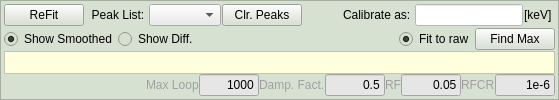
      <widget class="QFrame" name="frame_22">
       <property name="toolTip">
        <string>&lt;html&gt;&lt;head/&gt;&lt;body&gt;&lt;p&gt;By clicking the right mouse button, you can place pointers which suggest peak positions,&lt;/p&gt;&lt;p&gt;and the peak-fitting starts with them in the ROI.&lt;/p&gt;&lt;/body&gt;&lt;/html&gt;</string>
       </property>
       <property name="styleSheet">
        <string notr="true">background-color: rgb(215, 225, 210);</string>
       </property>
       <property name="frameShape">
        <enum>QFrame::StyledPanel</enum>
       </property>
       <property name="frameShadow">
        <enum>QFrame::Raised</enum>
       </property>
       <layout class="QGridLayout" name="gridLayout_87">
        <property name="leftMargin">
         <number>3</number>
        </property>
        <property name="topMargin">
         <number>3</number>
        </property>
        <property name="rightMargin">
         <number>3</number>
        </property>
        <property name="bottomMargin">
         <number>3</number>
        </property>
        <property name="spacing">
         <number>0</number>
        </property>
        <item row="2" column="0">
         <widget class="QLabel" name="ShowFittingStat">
          <property name="styleSheet">
           <string notr="true">background-color: rgb(255, 255, 221);</string>
          </property>
          <property name="frameShape">
           <enum>QFrame::StyledPanel</enum>
          </property>
          <property name="frameShadow">
           <enum>QFrame::Sunken</enum>
          </property>
          <property name="text">
           <string/>
          </property>
         </widget>
        </item>
        <item row="0" column="0">
         <widget class="QFrame" name="frame_24">
          <property name="frameShape">
           <enum>QFrame::NoFrame</enum>
          </property>
          <property name="frameShadow">
           <enum>QFrame::Raised</enum>
          </property>
          <layout class="QGridLayout" name="gridLayout_85">
           <property name="leftMargin">
            <number>0</number>
           </property>
           <property name="topMargin">
            <number>0</number>
           </property>
           <property name="rightMargin">
            <number>0</number>
           </property>
           <property name="bottomMargin">
            <number>0</number>
           </property>
           <property name="spacing">
            <number>1</number>
           </property>
           <item row="0" column="2">
            <widget class="QComboBox" name="MCAPeakList">
             <property name="sizePolicy">
              <sizepolicy hsizetype="Expanding" vsizetype="Preferred">
               <horstretch>0</horstretch>
               <verstretch>0</verstretch>
              </sizepolicy>
             </property>
             <property name="styleSheet">
              <string notr="true">background-color: rgb(235, 235, 235);</string>
             </property>
            </widget>
           </item>
           <item row="0" column="3">
            <widget class="QPushButton" name="ClearMCAPeaks">
             <property name="sizePolicy">
              <sizepolicy hsizetype="Minimum" vsizetype="Preferred">
               <horstretch>0</horstretch>
               <verstretch>0</verstretch>
              </sizepolicy>
             </property>
             <property name="styleSheet">
              <string notr="true"/>
             </property>
             <property name="text">
              <string>Clr. Peaks</string>
             </property>
            </widget>
           </item>
           <item row="0" column="1">
            <widget class="QLabel" name="label_156">
             <property name="text">
              <string>  Peak List: </string>
             </property>
            </widget>
           </item>
           <item row="0" column="5">
            <widget class="QLabel" name="label_157">
             <property name="text">
              <string>Calibrate as: </string>
             </property>
            </widget>
           </item>
           <item row="0" column="6">
            <widget class="QLineEdit" name="PeakCalibrate">
             <property name="sizePolicy">
              <sizepolicy hsizetype="Preferred" vsizetype="Preferred">
               <horstretch>0</horstretch>
               <verstretch>0</verstretch>
              </sizepolicy>
             </property>
             <property name="maximumSize">
              <size>
               <width>120</width>
               <height>16777215</height>
              </size>
             </property>
             <property name="styleSheet">
              <string notr="true">background-color: rgb(255, 255, 255);</string>
             </property>
            </widget>
           </item>
           <item row="0" column="7">
            <widget class="QLabel" name="label_158">
             <property name="toolTip">
              <string>&lt;html&gt;&lt;head/&gt;&lt;body&gt;&lt;p&gt;Typically, it should be 0.5.&lt;/p&gt;&lt;/body&gt;&lt;/html&gt;</string>
             </property>
             <property name="text">
              <string>[keV] </string>
             </property>
            </widget>
           </item>
           <item row="0" column="4">
            <spacer name="horizontalSpacer_4">
             <property name="orientation">
              <enum>Qt::Horizontal</enum>
             </property>
             <property name="sizeHint" stdset="0">
              <size>
               <width>40</width>
               <height>20</height>
              </size>
             </property>
            </spacer>
           </item>
           <item row="0" column="0">
            <widget class="QPushButton" name="MCAReFit">
             <property name="text">
              <string>ReFit</string>
             </property>
            </widget>
           </item>
          </layout>
         </widget>
        </item>
        <item row="1" column="0">
         <widget class="QFrame" name="frame_25">
          <property name="frameShape">
           <enum>QFrame::NoFrame</enum>
          </property>
          <property name="frameShadow">
           <enum>QFrame::Raised</enum>
          </property>
          <layout class="QGridLayout" name="gridLayout_86">
           <property name="leftMargin">
            <number>0</number>
           </property>
           <property name="topMargin">
            <number>0</number>
           </property>
           <property name="rightMargin">
            <number>0</number>
           </property>
           <property name="bottomMargin">
            <number>0</number>
           </property>
           <property name="spacing">
            <number>1</number>
           </property>
           <item row="1" column="0">
            <widget class="QRadioButton" name="ShowSmoothed">
             <property name="sizePolicy">
              <sizepolicy hsizetype="Minimum" vsizetype="Preferred">
               <horstretch>0</horstretch>
               <verstretch>0</verstretch>
              </sizepolicy>
             </property>
             <property name="text">
              <string>Show Smoothed</string>
             </property>
             <property name="checked">
              <bool>true</bool>
             </property>
             <property name="autoExclusive">
              <bool>false</bool>
             </property>
            </widget>
           </item>
           <item row="1" column="3">
            <widget class="QRadioButton" name="FitToRaw">
             <property name="sizePolicy">
              <sizepolicy hsizetype="Minimum" vsizetype="Preferred">
               <horstretch>0</horstretch>
               <verstretch>0</verstretch>
              </sizepolicy>
             </property>
             <property name="text">
              <string>Fit to raw</string>
             </property>
             <property name="checked">
              <bool>true</bool>
             </property>
             <property name="autoExclusive">
              <bool>false</bool>
             </property>
            </widget>
           </item>
           <item row="1" column="2">
            <spacer name="horizontalSpacer_11">
             <property name="orientation">
              <enum>Qt::Horizontal</enum>
             </property>
             <property name="sizeHint" stdset="0">
              <size>
               <width>40</width>
               <height>20</height>
              </size>
             </property>
            </spacer>
           </item>
           <item row="1" column="4">
            <widget class="QPushButton" name="pushButton">
             <property name="text">
              <string>Find Max</string>
             </property>
            </widget>
           </item>
           <item row="1" column="1">
            <widget class="QRadioButton" name="ShowDiff">
             <property name="sizePolicy">
              <sizepolicy hsizetype="Minimum" vsizetype="Preferred">
               <horstretch>0</horstretch>
               <verstretch>0</verstretch>
              </sizepolicy>
             </property>
             <property name="toolTip">
              <string>&lt;html&gt;&lt;head/&gt;&lt;body&gt;&lt;p&gt;Show differential curve of the MCA spectrum.&lt;/p&gt;&lt;/body&gt;&lt;/html&gt;</string>
             </property>
             <property name="text">
              <string>Show Diff.</string>
             </property>
             <property name="checked">
              <bool>false</bool>
             </property>
             <property name="autoExclusive">
              <bool>false</bool>
             </property>
            </widget>
           </item>
          </layout>
         </widget>
        </item>
        <item row="3" column="0">
         <layout class="QHBoxLayout" name="horizontalLayout_16">
          <item>
           <spacer name="horizontalSpacer_32">
            <property name="orientation">
             <enum>Qt::Horizontal</enum>
            </property>
            <property name="sizeHint" stdset="0">
             <size>
              <width>40</width>
              <height>20</height>
             </size>
            </property>
           </spacer>
          </item>
          <item>
           <widget class="QLabel" name="label_23">
            <property name="toolTip">
             <string>&lt;html&gt;&lt;head/&gt;&lt;body&gt;&lt;p&gt;Usually don't change. Default of 'Max Loop' is 40, 'Damp. Fact.' is 0.5, and 'Prec.' is 1e-6.&lt;/p&gt;&lt;/body&gt;&lt;/html&gt;</string>
            </property>
            <property name="styleSheet">
             <string notr="true">color: rgb(160, 160, 160);</string>
            </property>
            <property name="text">
             <string>Max Loop</string>
            </property>
           </widget>
          </item>
          <item>
           <widget class="QLineEdit" name="MaxLoop">
            <property name="sizePolicy">
             <sizepolicy hsizetype="Maximum" vsizetype="Fixed">
              <horstretch>0</horstretch>
              <verstretch>0</verstretch>
             </sizepolicy>
            </property>
            <property name="maximumSize">
             <size>
              <width>60</width>
              <height>16777215</height>
             </size>
            </property>
            <property name="toolTip">
             <string>&lt;html&gt;&lt;head/&gt;&lt;body&gt;&lt;p&gt;Usually don't change. Default of 'Max Loop' is 40, 'Damp. Fact.' is 0.5, and 'Prec.' is 1e-6.&lt;/p&gt;&lt;/body&gt;&lt;/html&gt;</string>
            </property>
            <property name="styleSheet">
             <string notr="true">background-color: rgb(230, 230, 230);</string>
            </property>
            <property name="text">
             <string>1000</string>
            </property>
            <property name="alignment">
             <set>Qt::AlignRight|Qt::AlignTrailing|Qt::AlignVCenter</set>
            </property>
           </widget>
          </item>
          <item>
           <widget class="QLabel" name="label_60">
            <property name="toolTip">
             <string>&lt;html&gt;&lt;head/&gt;&lt;body&gt;&lt;p&gt;Usually don't change. Default of 'Max Loop' is 40, 'Damp. Fact.' is 0.5, and 'Prec.' is 1e-6.&lt;/p&gt;&lt;/body&gt;&lt;/html&gt;</string>
            </property>
            <property name="styleSheet">
             <string notr="true">color: rgb(160, 160, 160);</string>
            </property>
            <property name="text">
             <string>Damp. Fact.</string>
            </property>
           </widget>
          </item>
          <item>
           <widget class="QLineEdit" name="DampFact">
            <property name="sizePolicy">
             <sizepolicy hsizetype="Maximum" vsizetype="Fixed">
              <horstretch>0</horstretch>
              <verstretch>0</verstretch>
             </sizepolicy>
            </property>
            <property name="maximumSize">
             <size>
              <width>60</width>
              <height>16777215</height>
             </size>
            </property>
            <property name="toolTip">
             <string>&lt;html&gt;&lt;head/&gt;&lt;body&gt;&lt;p&gt;Usually don't change. Default of 'Max Loop' is 40, 'Damp. Fact.' is 0.5, and 'Prec.' is 1e-6.&lt;/p&gt;&lt;/body&gt;&lt;/html&gt;</string>
            </property>
            <property name="styleSheet">
             <string notr="true">background-color: rgb(230, 230, 230);</string>
            </property>
            <property name="text">
             <string>0.5</string>
            </property>
            <property name="alignment">
             <set>Qt::AlignRight|Qt::AlignTrailing|Qt::AlignVCenter</set>
            </property>
           </widget>
          </item>
          <item>
           <widget class="QLabel" name="label_61">
            <property name="toolTip">
             <string>&lt;html&gt;&lt;head/&gt;&lt;body&gt;&lt;p&gt;Usually don't change. Default of 'Max Loop' is 40, 'Damp. Fact.' is 0.5, and 'Prec.' is 1e-6.&lt;/p&gt;&lt;/body&gt;&lt;/html&gt;</string>
            </property>
            <property name="styleSheet">
             <string notr="true">color: rgb(160, 160, 160);</string>
            </property>
            <property name="text">
             <string>RF</string>
            </property>
           </widget>
          </item>
          <item>
           <widget class="QLineEdit" name="Prec1">
            <property name="sizePolicy">
             <sizepolicy hsizetype="Maximum" vsizetype="Fixed">
              <horstretch>0</horstretch>
              <verstretch>0</verstretch>
             </sizepolicy>
            </property>
            <property name="maximumSize">
             <size>
              <width>60</width>
              <height>16777215</height>
             </size>
            </property>
            <property name="toolTip">
             <string>&lt;html&gt;&lt;head/&gt;&lt;body&gt;&lt;p&gt;Usually don't change. Default of 'Max Loop' is 40, 'Damp. Fact.' is 0.5, and 'Prec.' is 1e-6.&lt;/p&gt;&lt;/body&gt;&lt;/html&gt;</string>
            </property>
            <property name="styleSheet">
             <string notr="true">background-color: rgb(230, 230, 230);</string>
            </property>
            <property name="text">
             <string>0.05</string>
            </property>
            <property name="alignment">
             <set>Qt::AlignRight|Qt::AlignTrailing|Qt::AlignVCenter</set>
            </property>
           </widget>
          </item>
          <item>
           <widget class="QLabel" name="label_63">
            <property name="styleSheet">
             <string notr="true">color: rgb(160, 160, 160);</string>
            </property>
            <property name="text">
             <string>RFCR</string>
            </property>
           </widget>
          </item>
          <item>
           <widget class="QLineEdit" name="Prec2">
            <property name="maximumSize">
             <size>
              <width>60</width>
              <height>16777215</height>
             </size>
            </property>
            <property name="styleSheet">
             <string notr="true">background-color: rgb(230, 230, 230);</string>
            </property>
            <property name="text">
             <string>1e-6</string>
            </property>
            <property name="alignment">
             <set>Qt::AlignRight|Qt::AlignTrailing|Qt::AlignVCenter</set>
            </property>
           </widget>
          </item>
         </layout>
        </item>
       </layout>
      </widget>
